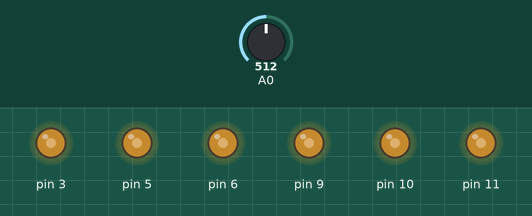
A sketch run on a simulated Arduino Uno, built with avr-gcc and run on an emulated ATmega328P. On the bench: output pins drawn as LEDs (lit = HIGH). The inputs (shaded band) are chosen by the test bench; at power-on: A0 = 512. What the sketch prints to the serial monitor is not drawn.

Above: at 1.2 s.
1.3 s: A0 set to 122
At 2.4 s:
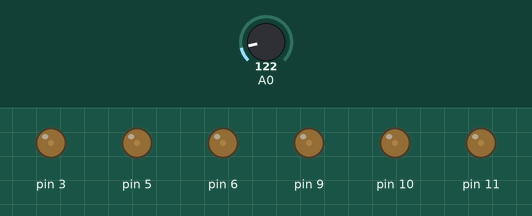
2.8 s: A0 set to 0
At 3.6 s:
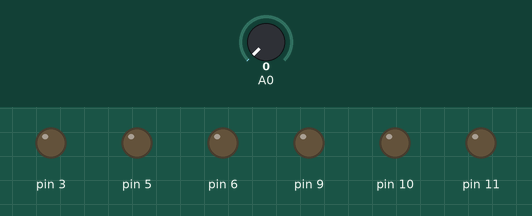
4.3 s: A0 set to 716
At 4.7 s:
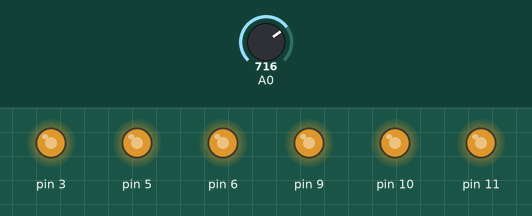
5.8 s: A0 set to 900
At 7.1 s:
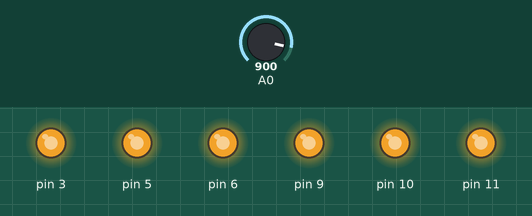
Timing chart, 0 to 8.3 s (numbered marks = the images above; inputs shaded):
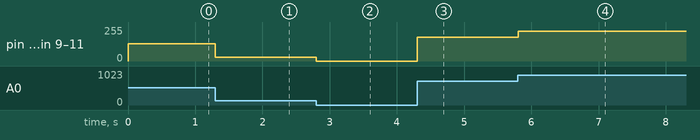

The sketch:

pwm_test.ino
```cpp
#include <FlexiTimer2.h>

#include <avr/io.h>
//滤波后都只剩下50hz的频率
unsigned int frq = 62500;  // PWM周波数。60kHzあたりまで機能するが、マージンとって50kHzとする。
float duty = 0.5;          // duty比率
int count = 0;

byte mode = 1;  //

int set_freq = 1;   //
int freq_max = 30;  //外部クロック周期(*100usec)
int amp = 1;        //change pwm duty
float amp_rate = 1.0;
int phase = 1;
int mod = 0;  //self modulation

long timer3 = 0;
long timer2 = 0;
long timer1 = 0;
long timer0 = 0;


void setup() {
  Serial.begin(115200);
  pinMode(10, OUTPUT);
  pinMode(9, OUTPUT);
  pinMode(6, OUTPUT);
  pinMode(5, OUTPUT);
  pinMode(3, OUTPUT);
  pinMode(11, OUTPUT);

  // FlexiTimer2::set(5, 1.0 / 100000, timer_count);  // 50usec/count
  // FlexiTimer2::start();
  // TCCR1A = 0b00100011;//TCCR1B;
  // TCCR1B = 0b00011001;  //分周比1
  // TCCR1B &= B11111000;  //fast pwm setting
  // TCCR1B |= B00000001;  //fast pwm setting

  // TCCR1A = 0b00100011;
  // TCCR1B = 0b00010001;
  // timer2 = micros();

  TCCR2A = _BV(COM2A1) | _BV(COM2B1) | _BV(WGM21) | _BV(WGM20);
  TCCR2B = _BV(CS22);
  // // TCCR2B = TCCR2B & 0b11111000 | 0x01;//31250hz

  OCR2A = 180;
  OCR2B = 50;
  // timer1 = micros();
  // timer2 = micros();
  // TCCR1B &= B11111000;//fast pwm setting
  // TCCR1B |= B00000001;//fast pwm setting
}

void loop() {

  Serial.print("knob ");
  int value = analogRead(0) >> 2;
  Serial.print(value);
  Serial.println("   ");

  analogWrite(10, value);
  analogWrite(9, value);
  analogWrite(6, value);
  analogWrite(5, value);
  analogWrite(3, value);
  OCR2A = value;
  OCR2B = value;
  // }

  // void timer_count() {
  //   ext_count++;
  //   set_freq++;
  //     duty = 1;
}
```

Measured:
- after the input at 1.3 s, pin 3, pin 5, pin 6, pin 9–11: 128/255 → 30/255 at once
- after the input at 2.8 s, pin 3, pin 5, pin 6, pin 9–11: 30/255 → 0/255 at once
- after the input at 4.3 s, pin 3, pin 5, pin 6, pin 9–11: 0/255 → 179/255 at once
- after the input at 5.8 s, pin 3, pin 5, pin 6, pin 9–11: 179/255 → 225/255 at once
